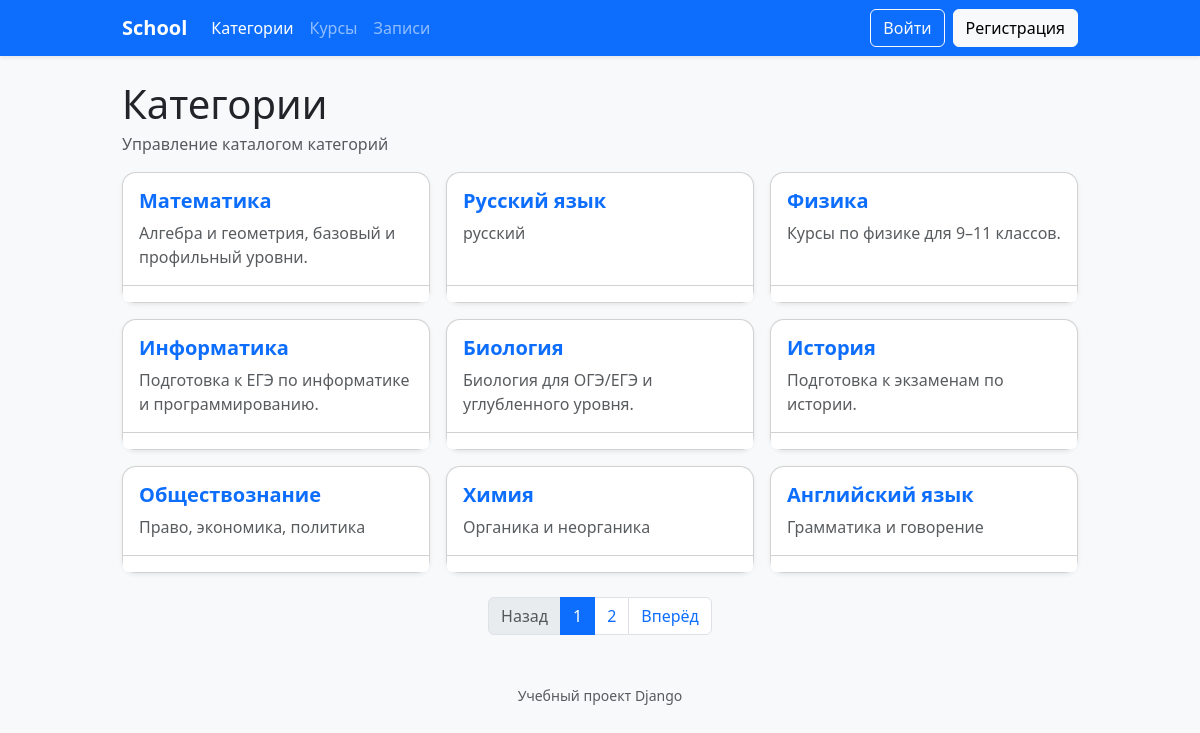
Page /categories/ on the committed database.
### school/models.py (models this page shows, shortened)
class Category(models.Model):
    name = models.CharField("Название категории", max_length=255)
    description = models.TextField("Описание", blank=True)
    class Meta:
        verbose_name = "Категория курса"
        verbose_name_plural = "Категории курсов"

### school/views.py (the view)
# urls.py: path("categories/", CategoryListView.as_view(), name="category_list"),
class CategoryListView(ListView):
    model = Category
    template_name = "school/category_list.html"
    context_object_name = "categories"
    paginate_by = 9

### school/templates/school/category_list.html (shortened to what this page needs)
{% extends "school/base.html" %}
{% block content %}
  <div class="d-flex justify-content-between align-items-center mb-3">
    <div>
      <h1 class="mb-1">Категории</h1>
      <p class="text-muted mb-0">Управление каталогом категорий</p>
    </div>
  </div>
  {% if categories %}
    <div class="row g-3">
      {% for category in categories %}
        <div class="col-12 col-md-6 col-lg-4">
          <div class="card h-100 shadow-sm">
            <div class="card-body">
              <h5 class="card-title">
                <a class="stretched-link text-decoration-none" href="{% url 'school:category_detail' category.pk %}">
                  {{ category.name }}
                </a>
              </h5>
              <p class="card-text text-muted">
                {{ category.description|default:"Описание отсутствует."|truncatechars:120 }}
              </p>
            </div>
            <div class="card-footer bg-white d-flex gap-2">
            </div>
          </div>
        </div>
      {% endfor %}
    </div>
    {% if is_paginated %}
      <nav class="mt-4">
        <ul class="pagination justify-content-center">
          {% if page_obj.has_previous %}
            <li class="page-item">
              <a class="page-link" href="?page={{ page_obj.previous_page_number }}">Назад</a>
            </li>
          {% else %}
            <li class="page-item disabled"><span class="page-link">Назад</span></li>
          {% endif %}
          {% with total=page_obj.paginator.num_pages current=page_obj.number %}
            {% if total <= 5 %}
              {% for num in page_obj.paginator.page_range %}
                {% if num == current %}
                  <li class="page-item active">
                    <span class="page-link">{{ num }}</span>
                  </li>
                {% else %}
                  <li class="page-item">
                    <a class="page-link" href="?page={{ num }}">{{ num }}</a>
                  </li>
                {% endif %}
              {% endfor %}
            {% endif %}
          {% endwith %}
          {% if page_obj.has_next %}
            <li class="page-item">
              <a class="page-link" href="?page={{ page_obj.next_page_number }}">Вперёд</a>
            </li>
          {% else %}
            <li class="page-item disabled"><span class="page-link">Вперёд</span></li>
          {% endif %}
        </ul>
      </nav>
    {% endif %}
  {% else %}
    <div class="alert alert-info">
      Категорий пока нет. Добавьте первую категорию.
    </div>
  {% endif %}
{% endblock %}

### school/static/school/styles.css (style rules this page uses)
.card { border-radius: 14px; transition: transform 0.15s ease, box-shadow 0.15s ease; }
.card-title { font-weight: 600; }
.card .stretched-link::after { z-index: 1; }

### rows in the picture
Category: name "Математика", description "Алгебра и геометрия, базовый и профильный уровни."
Category: name "Русский язык", description "русский"
Category: name "Физика", description "Курсы по физике для 9–11 классов."
Category: name "Информатика", description "Подготовка к ЕГЭ по информатике и программированию."
Category: name "Биология", description "Биология для ОГЭ/ЕГЭ и углубленного уровня."
Category: name "История", description "Подготовка к экзаменам по истории."
Category: name "Обществознание", description "Право, экономика, политика"
Category: name "Химия", description "Органика и неорганика"
Category: name "Английский язык", description "Грамматика и говорение"

### other values in the picture
{{ num }} "1"
{{ num }} "2"
